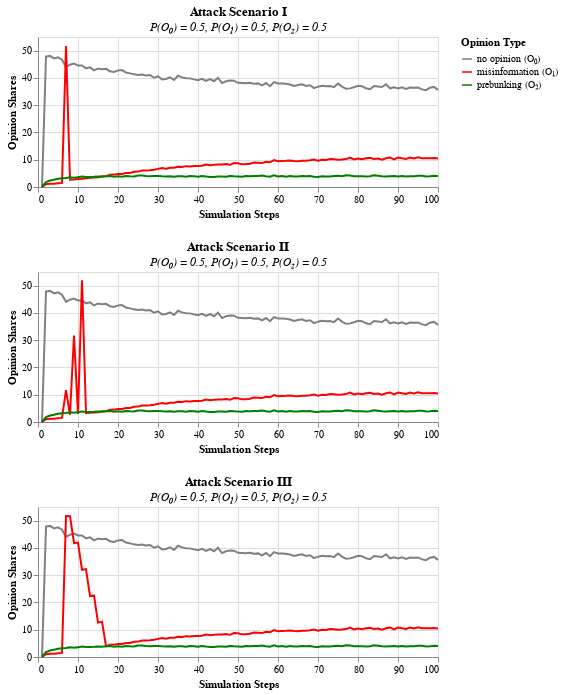

Notebook cell for this chart:
### Code cell
import pandas as pd
import altair as alt
import numpy as np
import re
import os

# Path to actual script
script_dir = os.getcwd()

# Plotting opinion shares for different attack kinds
filtered_df = pd.DataFrame()
for i in range(3):
    relative_path = f"results/Attack_Kind_{i}/"
    path = os.path.join(script_dir, relative_path)
    file_path = f"{path}end_result_atk{i}_pre0_3_imu0_1.csv"
    df = pd.read_csv(file_path)

    filtered_row = df[
        (df["prob_share_disinfo"] == 0.5) &
        (df["prob_share_indifferent"] == 0.5) &
        (df["prob_share_facts"] == 0.5)
    ]

    filtered_df = pd.concat([filtered_df, filtered_row])

x_values = list(range(1, 101))
test = pd.DataFrame(filtered_df[filtered_df.attack_kind==1])
test2 = filtered_df.loc[filtered_df['attack_kind'] == 0, 's_shares']

raw_data0 = np.concatenate([
    filtered_df.loc[filtered_df['attack_kind'] == 0, 's_shares'].astype(str).values,
    filtered_df.loc[filtered_df['attack_kind'] == 0, 'i_shares'].astype(str).values,
    filtered_df.loc[filtered_df['attack_kind'] == 0, 'r_shares'].astype(str).values
])

def clean_and_convert(s):
    s = re.sub(r'[\[\]\n]', ' ', s)
    return np.array([float(x) for x in s.split()])

list_data0 = [clean_and_convert(item) for item in raw_data0]
flat_list0 = np.concatenate(list_data0)

df_0 = pd.DataFrame({
    'x': x_values * 3,
    'y': flat_list0,
    'line': np.repeat(['no opinion (O₀)', 'misinformation (O₁)', 'prebunking (O₂)'], 100),
})

raw_data1 = np.concatenate([
    filtered_df.loc[filtered_df['attack_kind'] == 1, 's_shares'].astype(str).values,
    filtered_df.loc[filtered_df['attack_kind'] == 1, 'i_shares'].astype(str).values,
    filtered_df.loc[filtered_df['attack_kind'] == 1, 'r_shares'].astype(str).values
])

list_data1 = [clean_and_convert(item) for item in raw_data1]

flat_list1 = np.concatenate(list_data1)

df_1 = pd.DataFrame({
    'x': x_values * 3,
    'y': flat_list1,
    'line': np.repeat(['no opinion (O₀)', 'misinformation (O₁)', 'prebunking (O₂)'], 100),
})

raw_data2 = np.concatenate([
    filtered_df.loc[filtered_df['attack_kind'] == 2, 's_shares'].astype(str).values,
    filtered_df.loc[filtered_df['attack_kind'] == 2, 'i_shares'].astype(str).values,
    filtered_df.loc[filtered_df['attack_kind'] == 2, 'r_shares'].astype(str).values
])

list_data2 = [clean_and_convert(item) for item in raw_data2]

flat_list2 = np.concatenate(list_data2)

df_2 = pd.DataFrame({
    'x': x_values * 3,
    'y': flat_list2,
    'line': np.repeat(['no opinion (O₀)', 'misinformation (O₁)', 'prebunking (O₂)'], 100),
})

color_scale = alt.Scale(
    domain=['no opinion (O₀)', 'misinformation (O₁)', 'prebunking (O₂)'],
    range=['grey', 'red', 'green']
)

a = alt.Chart(df_0).mark_line().encode(
    x=alt.X('x', title='Simulation Steps'),
    y=alt.Y('y', title='Opinion Shares'),
    color=alt.Color('line', title='Opinion Type', scale=color_scale)
).properties(width=400, height=150,
        title=alt.TitleParams(
        text='Attack Scenario I',
        subtitle='P(O₀) = 0.5, P(O₁) = 0.5, P(O₂) = 0.5',
        subtitleFontStyle='italic'
))

b = alt.Chart(df_1).mark_line().encode(
    x=alt.X('x', title='Simulation Steps'),
    y=alt.Y('y', title='Opinion Shares'),
    color=alt.Color('line', title='Opinion Type', scale=color_scale)
).properties(width=400, height=150,
        title=alt.TitleParams(
        text='Attack Scenario II',
        subtitle='P(O₀) = 0.5, P(O₁) = 0.5, P(O₂) = 0.5',
        subtitleFontStyle='italic'
))

c = alt.Chart(df_2).mark_line().encode(
    x=alt.X('x', title='Simulation Steps'),
    y=alt.Y('y', title='Opinion Shares'),
    color=alt.Color('line', title='Opinion Type', scale=color_scale)
).properties(width=400, height=150,
        title=alt.TitleParams(
        text='Attack Scenario III',
        subtitle='P(O₀) = 0.5, P(O₁) = 0.5, P(O₂) = 0.5',
        subtitleFontStyle='italic'
))

empty = alt.Chart(pd.DataFrame({'x': []})).mark_point().properties(width=170, height=150)

a & b & c

### Figure 1 — Vega-Lite specification as saved in the notebook (floating-point values rounded to 4 significant figures; data arrays with more than 128 entries replaced by an {"elided": "..."} marker saying what was removed)
{"config": {"view": {"continuousWidth": 300, "continuousHeight": 300}}, "vconcat": [{"data": {"name": "data-be209f740e89322236df2b6c7f14c333"}, "mark": {"type": "line"}, "encoding": {"color": {"field": "line", "scale": {"domain": ["no opinion (O₀)", "misinformation (O₁)", "prebunking (O₂)"], "range": ["grey", "red", "green"]}, "title": "Opinion Type", "type": "nominal"}, "x": {"field": "x", "title": "Simulation Steps", "type": "quantitative"}, "y": {"field": "y", "title": "Opinion Shares", "type": "quantitative"}}, "height": 150, "title": {"text": "Attack Scenario I", "subtitle": "P(O₀) = 0.5, P(O₁) = 0.5, P(O₂) = 0.5", "subtitleFontStyle": "italic"}, "width": 400}, {"data": {"name": "data-0cf43dc2aac637e29833811e7b8ea8be"}, "mark": {"type": "line"}, "encoding": {"color": {"field": "line", "scale": {"domain": ["no opinion (O₀)", "misinformation (O₁)", "prebunking (O₂)"], "range": ["grey", "red", "green"]}, "title": "Opinion Type", "type": "nominal"}, "x": {"field": "x", "title": "Simulation Steps", "type": "quantitative"}, "y": {"field": "y", "title": "Opinion Shares", "type": "quantitative"}}, "height": 150, "title": {"text": "Attack Scenario II", "subtitle": "P(O₀) = 0.5, P(O₁) = 0.5, P(O₂) = 0.5", "subtitleFontStyle": "italic"}, "width": 400}, {"data": {"name": "data-1cb9f9970928b22706dedcd8c0428e02"}, "mark": {"type": "line"}, "encoding": {"color": {"field": "line", "scale": {"domain": ["no opinion (O₀)", "misinformation (O₁)", "prebunking (O₂)"], "range": ["grey", "red", "green"]}, "title": "Opinion Type", "type": "nominal"}, "x": {"field": "x", "title": "Simulation Steps", "type": "quantitative"}, "y": {"field": "y", "title": "Opinion Shares", "type": "quantitative"}}, "height": 150, "title": {"text": "Attack Scenario III", "subtitle": "P(O₀) = 0.5, P(O₁) = 0.5, P(O₂) = 0.5", "subtitleFontStyle": "italic"}, "width": 400}], "$schema": "https://vega.github.io/schema/vega-lite/v5.20.1.json", "datasets": {"data-be209f740e89322236df2b6c7f14c333": {"elided": "300 records"}, "data-0cf43dc2aac637e29833811e7b8ea8be": {"elided": "300 records"}, "data-1cb9f9970928b22706dedcd8c0428e02": {"elided": "300 records"}}}
